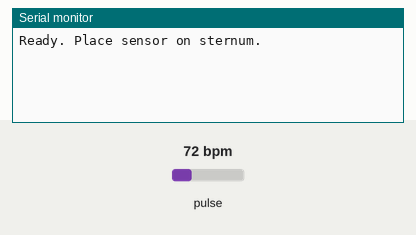
A sketch run on a simulated Seeed XIAO ESP32-S3. Shown: the last lines printed to the serial monitor. Inputs (shaded band) come from the test bench; at power-on: pulse 72 bpm.

Above: at 2.5 s.
2.6 s: pulse set to 42 bpm
At 3.6 s:
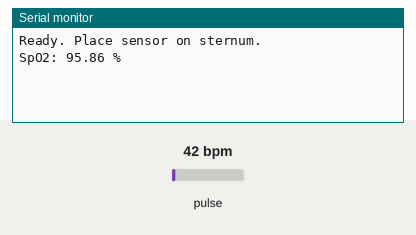
4.1 s: pulse set to 70 bpm
At 6.2 s:
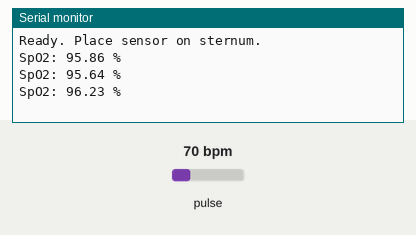
Timing chart, 0 to 7.7 s (numbered marks = the images above; inputs shaded):
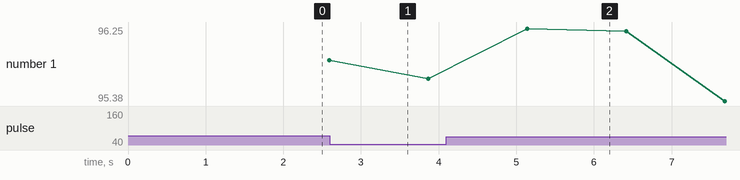

The sketch:

spo2_raw_logger.ino
```cpp
/* ================================================================
   HikOn — Raw SpO2 Value Logger (Chest, Offset Calibration)
   Board  : XIAO ESP32-S3
   Sensor : MAX30102 (SDA → D4 / GPIO5, SCL → D5 / GPIO6)

   Prints one raw SpO2 estimate per 100-sample window.
   Compare printed value vs. reference finger oximeter to
   derive your calibration offset.

   Serial output (115200 baud):
     SpO2: 94.32 %
   ================================================================ */

#include <Wire.h>
#include "MAX30105.h"

#define SDA_PIN 5
#define SCL_PIN 6

MAX30105 particleSensor;

const int SAMPLE_WINDOW = 100;
uint32_t redBuffer[SAMPLE_WINDOW];
uint32_t irBuffer[SAMPLE_WINDOW];
int bufferIndex = 0;

void calculateACDC(uint32_t* buf, int size, float* ac, float* dc) {
    uint32_t minV = 0xFFFFFFFF, maxV = 0;
    float sum = 0;
    for (int i = 0; i < size; i++) {
        if (buf[i] < minV) minV = buf[i];
        if (buf[i] > maxV) maxV = buf[i];
        sum += buf[i];
    }
    *ac = (float)(maxV - minV);
    *dc = sum / size;
}

void setup() {
    Serial.begin(115200);
    delay(1000);

    Wire.begin(SDA_PIN, SCL_PIN);
    delay(50);
    Wire.setClock(400000);
    delay(20);

    bool found = false;
    for (int i = 1; i <= 5; i++) {
        Wire.beginTransmission(0x57);
        if (Wire.endTransmission() == 0) { found = true; break; }
        delay(200);
    }
    if (!found) { Serial.println("MAX30102 not found."); while (1); }

    bool ready = false;
    for (int i = 1; i <= 3; i++) {
        if (particleSensor.begin(Wire, I2C_SPEED_FAST)) { ready = true; break; }
        delay(150);
    }
    if (!ready) { Serial.println("MAX30102 init failed."); while (1); }

    particleSensor.setup(0x1F, 4, 2, 400, 411, 4096);
    particleSensor.setPulseAmplitudeRed(0x14);
    particleSensor.setPulseAmplitudeIR(0x14);

    for (int i = 0; i < 12; i++) {
        particleSensor.check();
        if (particleSensor.available()) particleSensor.nextSample();
        delay(20);
    }

    Serial.println("Ready. Place sensor on sternum.");
}

void loop() {
    particleSensor.check();
    if (!particleSensor.available()) return;

    uint32_t ir  = particleSensor.getIR();
    uint32_t red = particleSensor.getRed();
    particleSensor.nextSample();

    if (ir < 50000) return;   // no contact, skip silently

    redBuffer[bufferIndex] = red;
    irBuffer[bufferIndex]  = ir;
    bufferIndex++;

    if (bufferIndex >= SAMPLE_WINDOW) {
        bufferIndex = 0;

        float redAC, redDC, irAC, irDC;
        calculateACDC(redBuffer, SAMPLE_WINDOW, &redAC, &redDC);
        calculateACDC(irBuffer,  SAMPLE_WINDOW, &irAC,  &irDC);

        if (irAC < 1.0f || irDC < 1.0f) return;

        float R    = (redAC / redDC) / (irAC / irDC);
        float spo2 = 110.0f - 25.0f * R;   // standard empirical formula

        // Clamp to physiological range
        if (spo2 > 100.0f) spo2 = 100.0f;
        if (spo2 <  80.0f) spo2 =  80.0f;

        Serial.print("SpO2: ");
        Serial.print(spo2, 2);
        Serial.println(" %");
    }
}
```

Measured:
- after the input at 4.1 s, the serial monitor: prints a new line after 1.0 s (image 2)
- plotted number 1: 95.86 → 95.64 after the input at 2.6 s, 95.64 → 95.61 after the input at 4.1 s
